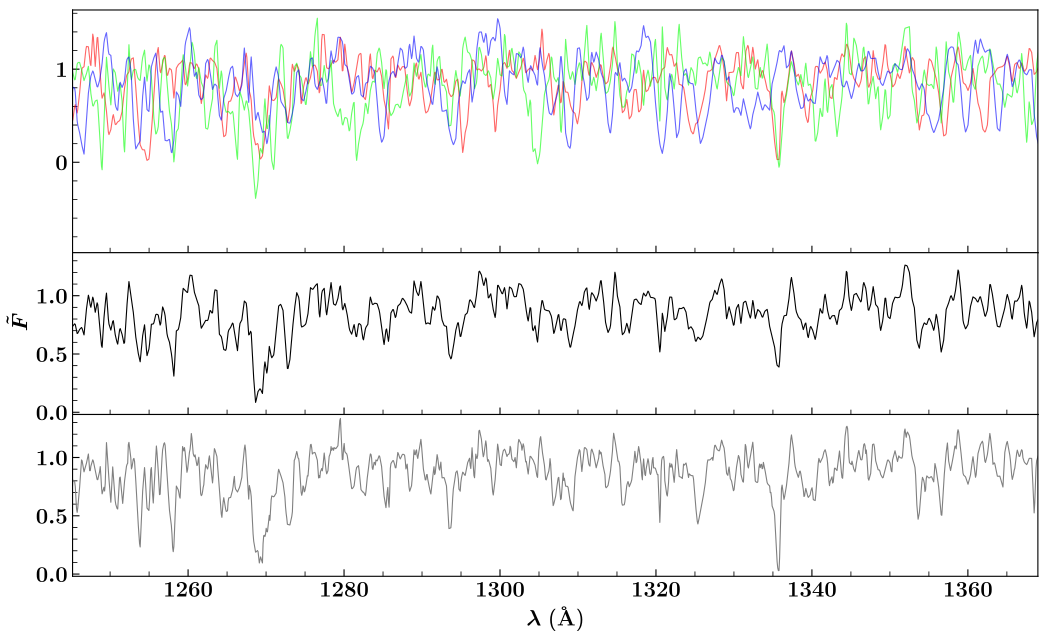

Here is the Python script that generated this plot:
import numpy as np
import matplotlib.pyplot as plt
from astropy.modeling import models, fitting
from astropy.io import fits
from scipy import interpolate, signal
from scipy.optimize import curve_fit as cf
import os, random
#import fitting
import sys

plt.style.use('mystyle') #path C:\Users\alexw\AppData\Local\Programs\Python\Python37\Lib\site-packages\matplotlib\mpl-data\stylelib

def findval(array,val):
    array = np.asarray(array)
    ind = np.abs(array - val).argmin()
    return ind



#gc = J092058.46+444154.0
#'spec-0832-52312-0566-prefitted.fits'
#'spec-0832-52312-0113-prefitted.fits'
#'spec-0833-52314-0194-prefitted.fits'

specstacknames = ['spec-0832-52312-0566-prefitted.fits',
'spec-0832-52312-0113-prefitted.fits','spec-0833-52314-0194-prefitted.fits']

######-----stacking code----#######
fillval = np.nan
runlen = len(specstacknames)
highreslen = 50000
cutinds = []
normspecstore = np.empty([runlen,highreslen])
contspecstore = np.empty([runlen,highreslen])
normspecstore[:] = fillval
contspecstore[:] = fillval

wlenhighres = np.linspace(500, 4500, highreslen)
wlenmin = 10000
wlenmax = 0
stackstatus = []
specnumber = 0



for spec in specstacknames:
    specdata = fits.getdata('Fitted Spectra/'+spec,ext=1)#import fits image
    wlen = specdata.field(0)
    flux = specdata.field(1)
    contfit = specdata.field(6)
    specmetadata = fits.getdata('Fitted Spectra/'+spec,ext=2)#import fits image
    redshift = specmetadata[0][0]
    gcname = str(specmetadata[0][5])
    gcredshift = specmetadata[0][6]
    print(gcredshift)

    cutstart = findval(wlen,(1030*(1+gcredshift)))
    cutend = findval(wlen,(1600*(1+gcredshift)))
    if cutend != 0 and cutstart != 0:
        cut = np.arange(cutstart,cutend)
        contfit = contfit[cut]
        flux = flux[cut]
        wlen = wlen[cut]

    wlenshift = wlen/(1+gcredshift) #+np.random.random(1)-0.5
    normspec = flux/contfit

    # plt.plot(wlenshift,flux)
    # plt.plot(wlenshift,contfit)
    #plt.plot(wlenshift,normspec)
    #plt.show()

    wlenintpol = interpolate.interp1d(wlenshift, normspec, 'linear', bounds_error=False, fill_value=fillval)
    contintpol = interpolate.interp1d(wlenshift, contfit, 'linear', bounds_error=False, fill_value=fillval)
    if wlenshift[0] < wlenmin:
        wlenmin = wlenshift[0]
    if wlenshift[-1] > wlenmax:
        wlenmax = wlenshift[-1]




    normspecstore[specnumber, 0:] = wlenintpol(wlenhighres)
    contspecstore[specnumber, 0:] = contintpol(wlenhighres)

    specnumber = specnumber + 1


#stacking data only if there are spec to stack

#cut extra zeropadding
start = (np.abs(wlenhighres - wlenmin)).argmin()+10 #accounts for inaccuracy in cut
end = (np.abs(wlenhighres - wlenmax)).argmin() -10
wlenhighres = wlenhighres[start:end]
#cut downcols / remove empty rows
#normspecstore = np.delete(normspecstore, cutinds, axis = 0)
normspecstore = normspecstore[0:, start:end]
meanspec = np.nanmean(normspecstore, axis=0)
medspec = np.nanmedian(normspecstore, axis=0)
print(normspecstore)



fig = plt.figure('stacking_example')
# set height ratios for sublots
gs = plt.GridSpec(3, 1, height_ratios=[3, 2, 2])
# the fisrt subplot
ax0 = plt.subplot(gs[0])
#ax0.set_yscale("log")
ax0.plot(wlenhighres,normspecstore[0, 0:],alpha=0.6,color='#ff0000')
ax0.plot(wlenhighres,normspecstore[1, 0:],alpha=0.6,color='#00ff00')
ax0.plot(wlenhighres,normspecstore[2, 0:],alpha=0.6,color='#0000ff')

ax1 = plt.subplot(gs[1], sharex = ax0)
ax1.plot(wlenhighres, meanspec,color='#000000')
#ax1.set_ylabel(r'$\tilde{F}$')

ax2 = plt.subplot(gs[2], sharex = ax0, sharey = ax1)
ax2.plot(wlenhighres, medspec,color='#808080')
ax2.set_xlabel(r'$\lambda$ ($\mathrm{\AA}$)')

# remove vertical gap between subplots
plt.subplots_adjust(hspace=.0)
#labels
# Set common labels
#fig.text(0.5, 0.03, r'$\lambda$ ($\mathrm{\AA}$)', ha='center', va='center')
fig.text(0.05, 0.5, r'$\tilde{F}$', ha='center', va='center', rotation='vertical')
#fig.text(0.05, 0.5, r'$F$ $(10^{-17}$ ergs $s^{-1}cm^{-2}\mathrm{\AA}^{-1})$', ha='center', va='center', rotation='vertical')
plt.show()
